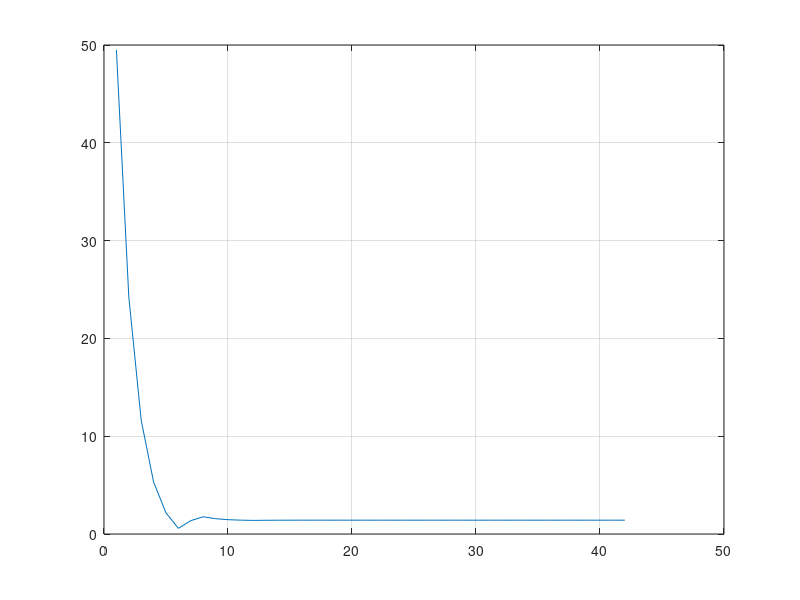
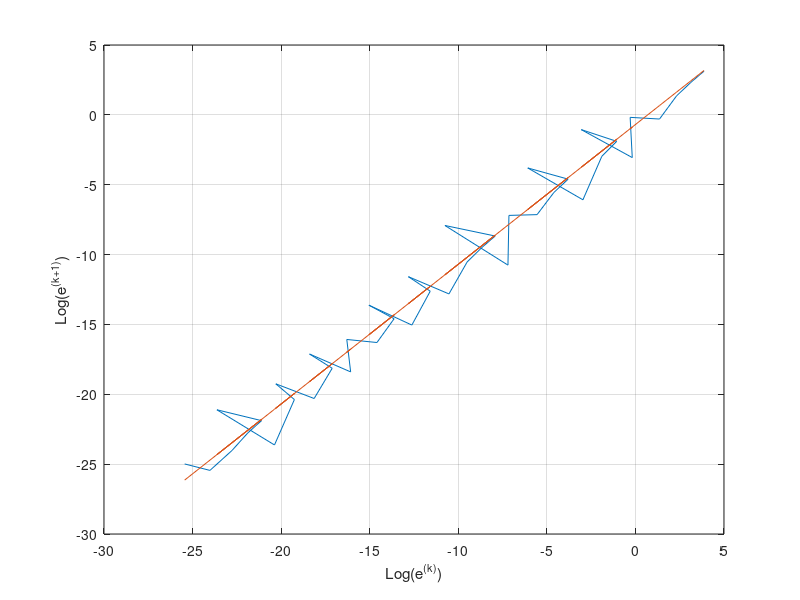

The MATLAB script that drew these images, in order:
%
% Ej 1 Pr 3 Usando biparticion
%
function Ej1_Pr3_2011_biparticion

a = -1 ;
b = 100 ;

x0 = (b-a)/2 +a;

% arranca iteracion
xi = x0 ;

fin = 0 ;
i = 0;
X = xi;

fprintf('\nComienzan iteraciones\n')
while fin == 0
   i=i+1;
   fprintf('\n iteracion: %g ',i)

   % cuentas
   f = fun(xi);

   if f>0
      b = xi  ;
   elseif f < 0
      a = xi;
   else
      fprintf('encontramos la raiz')
   end
      xi = (a+b)/2
   
   % almacenar x
   X=[X ; xi];
   
   
   
   % condicion de parada
   fin_it = i>200 ;
   fin_fun = abs(f) < 1e-10 ;
   fin_int = (b-a) < 1e-15 ;
   fin = fin_it | fin_fun | fin_int ;
   if fin==1
      fin_it, fin_fun,fin_int,
   end
end   

Error = abs( X - sqrt(2) );

plot(X)
grid on

% grafica errores para ver velocidad de convergencia
x = log(Error(1:(end-1) ) );
y = log(Error(2:end) ) ;

figure
plot(x,y)
xlabel('Log(e^{(k)})')
ylabel('Log(e^{(k+1)})')
grid on

hold on

plot(x,x+log(.5))
xlabel('Log(e^{(k)})')
ylabel('Log(e^{(k+1)})')

function f=fun(x)
f = x^2-2;

